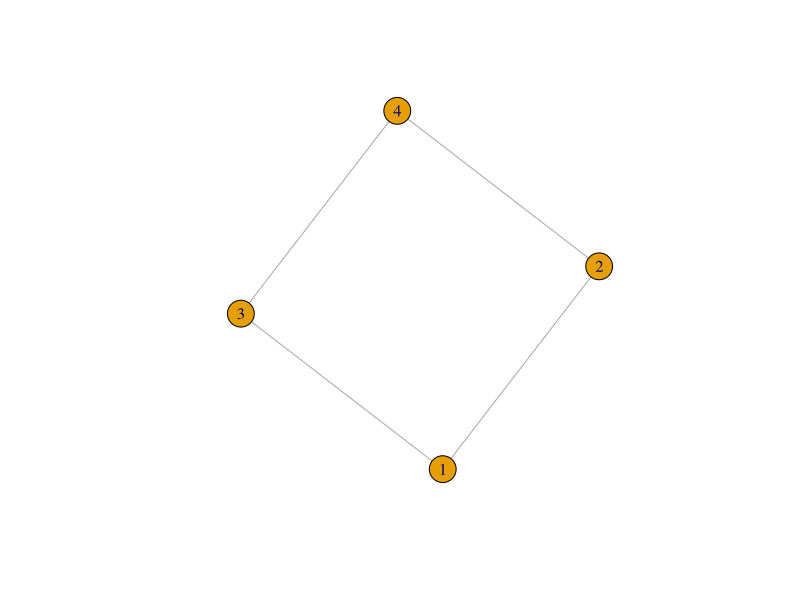
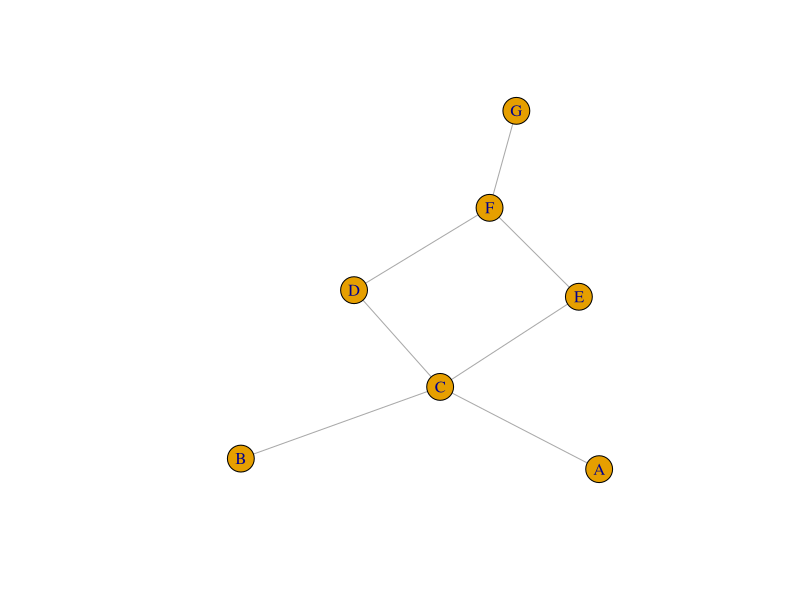

Here is the R script that generated these plots, in order:
## ---- chunk 1
knitr::opts_chunk$set(echo = FALSE)
library(igraph)
## ---- chunk 2
grafo <- make_graph(c(1, 2, 1, 3, 2, 4, 3, 4), directed = FALSE)
plot(grafo)
## ---- chunk 3
betweenness(grafo)
## ---- chunk 4
e <- c(1, 3, 2, 3, 3, 4, 3, 5, 4, 6, 5, 6, 6, 7)
#e <- paste0("V", e)
g <- make_graph(e, directed = FALSE)
V(g)$name <- LETTERS[1:7]
plot(g)
